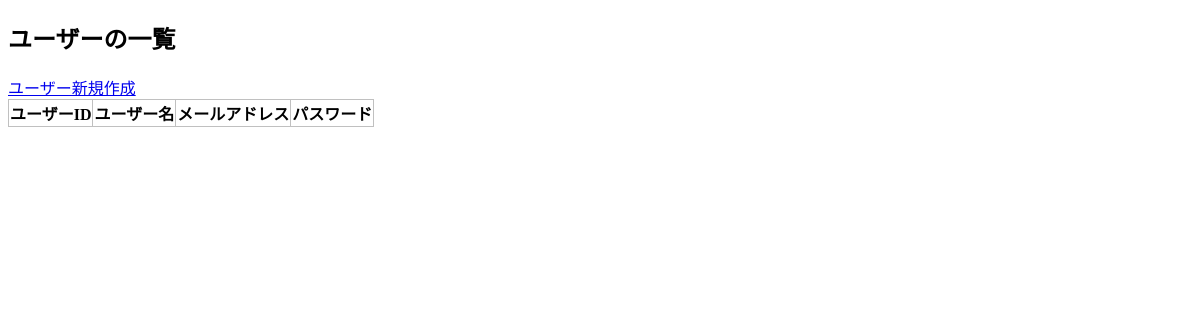
Page /crud/users on the earlier database version.
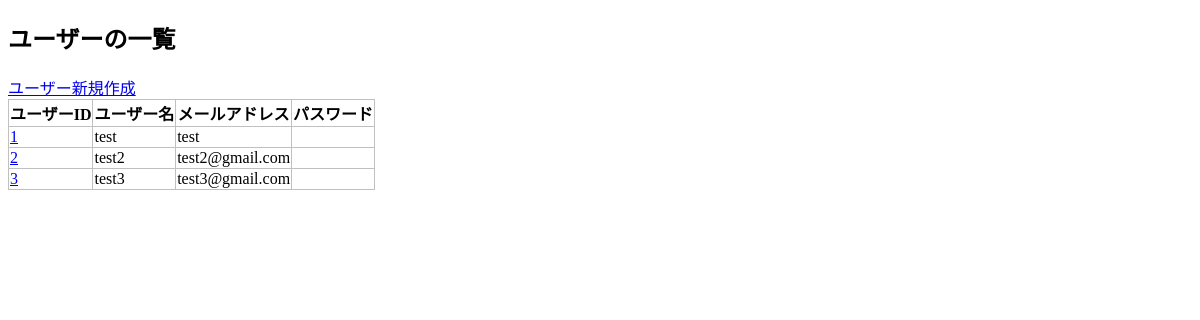
Same page on the later database version.
### apps/app2.py (models this page shows, shortened)
class User(db.Model):
    __tablename__ = "users";
    id = db.Column(db.Integer, primary_key=True);
    username = db.Column(db.String, index=True);
    email = db.Column(db.String, unique=True, index=True);
    password_hash = db.Column(db.String);
    created_at = db.Column(db.DateTime, default=datetime.now);
    updated_at = db.Column(db.DateTime, default=datetime.now, onupdate=datetime.now);
    @property
    def password(self):
        raise AttributeError("読み取り不可");

### apps/crud/views.py (the view)
@crud.route("/users")
def users():
    users = User.query.all();
    return render_template("crud/index.html", users=users);

### apps/crud/templates/crud/index.html (shortened to what this page needs)
<!DOCTYPE html>
<html lang="ja">
    <head>
        <link rel="stylesheet" href="{{ url_for('crud.static', filename='style.css') }}" />
    </head>
    <body>
        <h2>ユーザーの一覧</h2>
        <td>
            <a href="{{ url_for('crud.create_user')}}">ユーザー新規作成</a>
        </td>
        <table>
            <tr>
                <th>ユーザーID</th>
                <th>ユーザー名</th>
                <th>メールアドレス</th>
                <th>パスワード</th>
            {% for user in users %}
            <tr>
                <td>
                    <a href="{{ url_for('crud.edit_user', user_id=user.id) }}">
                        {{ user.id }}
                    </a>
                </td>
                <td>{{ user.username }}</td>
                <td>{{ user.email }}</td>
                <td>{{ user.password }}</td>
            </tr>
            {% endfor %}
        </table>
    </body>
</html>

### apps/crud/static/style.css (style rules this page uses)
table { border-collapse: collapse; }
table, th, td { border: 1px solid #c0c0c0; }

Differences in the rows shown:
added User: id "1", username "test", email "test"
added User: id "2", username "test2", email "test2@gmail.com"
added User: id "3", username "test3", email "test3@gmail.com"
